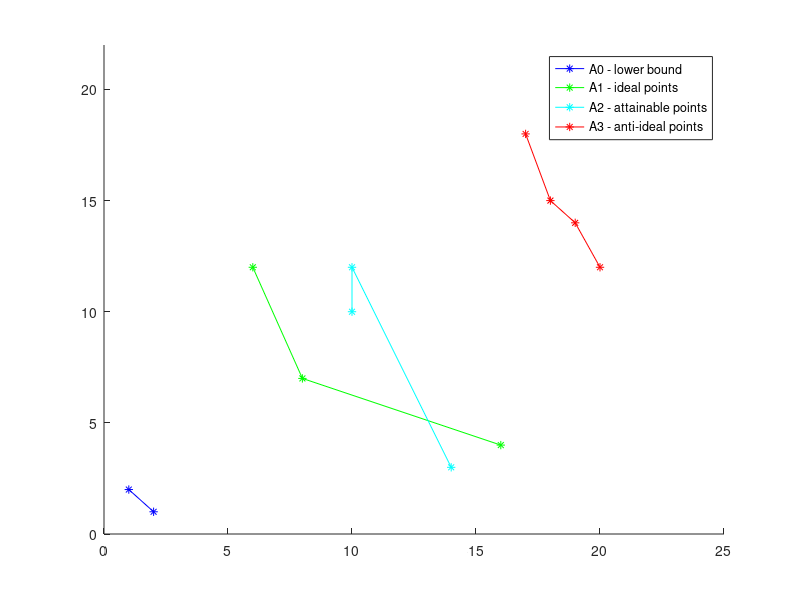

This figure's MATLAB source: (Note: this script raises an error after producing the figure.)
%% data setup
%  rozdzial 6.3

% s?owno muzycznie:
% chodzi o to aby w przestrzeni rozwi?za? maj?c dostarczone kilka
% mozliwosci, konkretnie w takich kategoriach: "najlepsze, zno?ne, z?e"
% wiadomo ?e nasze rozwi?zanie trzeba zbli?y? jak naj bardziej do
% najlepszego i najdalej od najgorszego.

% lower bound gdzie to jeszcze ma sens...
A0 = [ 2 1
       1 2 ];

% ideal points - idealne rozw
A1 = [ 6 12
       8  7 
       16 4 ];

% attainable points - zno?ne rozw
A2 = [ 14  3
       10 12
       10 10 ];
   
% anti-idea points - tragiczne rozw od czego chcemy sie oddalic
A3 = [ 20 12 
       19 14
       18 15
       17 18 ];

% util value a1 < a2 < a3

figure(1);
close all;
hold;
xlim([0 25]);
ylim([0 22])
pl0 = plot(A0(:,1), A0(:,2), 'b*-');
pl1 = plot(A1(:,1), A1(:,2), 'g*-');
pl2 = plot(A2(:,1), A2(:,2), 'c*-');
pl3 = plot(A3(:,1), A3(:,2), 'r*-');
legend([pl0, pl1, pl2, pl3], 'A0 - lower bound', 'A1 - ideal points', 'A2 - attainable points', 'A3 - anti-ideal points');

%% consistency checking
%  rozdzial 6.4

% check internal consistency
internalValid = checkInternalConsistency([A0 A1 A2 A3])
extern


% check mutual consistency
